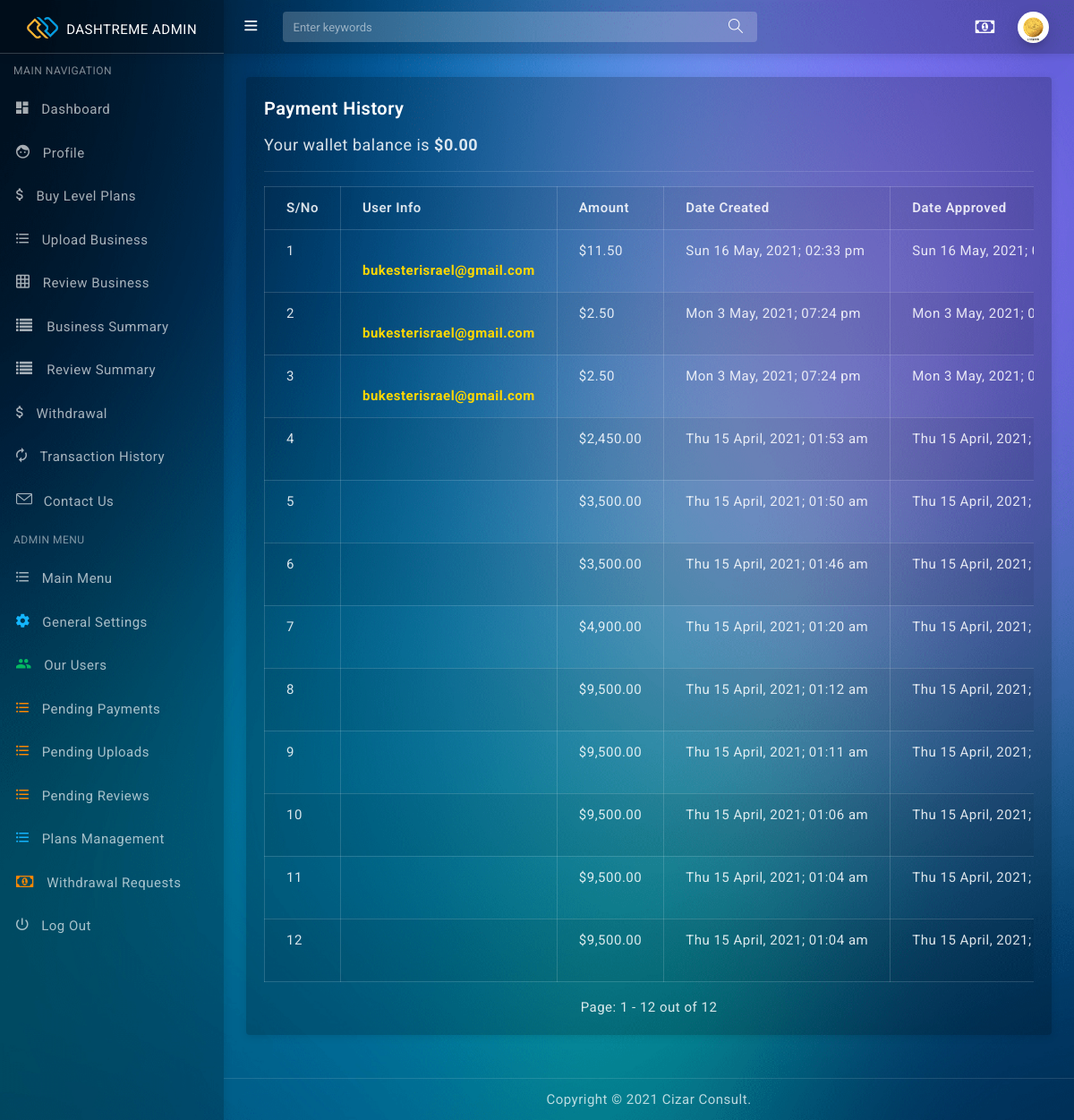
The app's page /dashboard/paymenthistory.php (signed in) with its own data.
### tables this page shows
CREATE TABLE `users` (
  `id` int(255) NOT NULL,
  `usertype` varchar(255) NOT NULL DEFAULT '0' COMMENT 'user, moderator or admin',
  `usercode` varchar(255) NOT NULL,
  `fullname` varchar(255) NOT NULL,
  `username` varchar(255) NOT NULL,
  `email` varchar(255) NOT NULL,
  `password` varchar(255) NOT NULL,
  `avatar` varchar(255) NOT NULL,
  `phone` varchar(255) DEFAULT NULL,
  `edt_address` varchar(255) DEFAULT NULL,
  `btc_address` varchar(255) DEFAULT NULL,
  `eth_address` varchar(255) DEFAULT NULL,
  `trx_address` varchar(255) DEFAULT NULL,
  `paypal_address` varchar(255) DEFAULT NULL,
  `account_name` varchar(255) DEFAULT NULL,
  `account_no` varchar(255) DEFAULT NULL,
  `bank_name` varchar(255) DEFAULT NULL,
  `address` varchar(255) DEFAULT NULL,
  `city` varchar(255) DEFAULT NULL,
  `state` varchar(255) DEFAULT NULL,
  `country` varchar(255) DEFAULT NULL,
  `activation` varchar(255) DEFAULT NULL,
  `planID` varchar(255) NOT NULL DEFAULT '0',
  `status` varchar(255) NOT NULL DEFAULT '1' COMMENT '0 - banned or suspended\r\n1 - Active'
);

CREATE TABLE `wallet` (
  `id` int(255) NOT NULL,
  `clientID` varchar(255) NOT NULL,
  `eDT` decimal(20,2) NOT NULL,
  `usd` decimal(20,2) NOT NULL COMMENT 'dollars'
);

CREATE TABLE `payment` (
  `id` int(255) NOT NULL,
  `userid` varchar(255) NOT NULL,
  `amount` decimal(20,2) NOT NULL,
  `transaction_id` varchar(255) NOT NULL COMMENT 'Our own tx id',
  `walletID` varchar(255) NOT NULL COMMENT 'Only meant for payment using cryptos',
  `planID` int(255) NOT NULL,
  `status` int(255) NOT NULL DEFAULT 0,
  `attachment` varchar(255) DEFAULT NULL,
  `currency` varchar(255) NOT NULL DEFAULT 'edt',
  `dateCreated` varchar(255) NOT NULL,
  `dateUpdated` varchar(255) NOT NULL
);

### config.php (called while the page is built, shortened)
<?php
class Config
{
	public $host = "localhost";
    public $db_name = "naijabusiness";
    public $username = "root";
    public $password = "";
	public function __construct()
    {
        try
        {
            $this->con = new PDO("mysql:host=" . $this->host . ";dbname=" . $this->db_name, $this->username, $this->password);
        }
        catch(PDOException $exception)
        {
            $this->con = null;
            echo "Connection error: " . $exception->getMessage();
			die();
        }
    }
}
?>

### dashboard/paymenthistory.php (the view, shortened to what this page needs)
<?php
require "../action.php"; $action = new Action();
$userid = $_SESSION["username"];
if(empty($action->clientID($userid)) || !isset($userid)) {
    session_destroy();
    $action->redirect_to("../login");
} else {
	$userInfo = $action->clientInfo($userid);
}
$per_page = 20;
if(isset($_GET["currentpage"])) {
	$page = $_GET["currentpage"];
} else  {
	$page = 1;
}
$start_page = ($page-1) * $per_page;
?>
<!DOCTYPE html>
<html lang="en">
<head>
  <link href="assets/plugins/simplebar/css/simplebar.css" rel="stylesheet"/>
  <link href="assets/css/bootstrap.min.css" rel="stylesheet"/>
  <link href="assets/css/animate.css" rel="stylesheet" type="text/css"/>
  <link href="assets/css/icons.css" rel="stylesheet" type="text/css"/>
  <link href="assets/css/sidebar-menu.css" rel="stylesheet"/>
  <link href="assets/css/app-style.css" rel="stylesheet"/>
</head>
<body class="bg-theme bg-theme1">
 <div id="wrapper">
 <div id="wrapper">
   <?php echo $action->sideMenu($userid); ?>
<header class="topbar-nav">
 <nav class="navbar navbar-expand fixed-top">
  <ul class="navbar-nav mr-auto align-items-center">
    <li class="nav-item">
      <a class="nav-link toggle-menu" href="javascript:void();">
       <i class="icon-menu menu-icon"></i>
     </a>
    </li>
    <li class="nav-item">
      <form class="search-bar">
        <input type="text" class="form-control" placeholder="Enter keywords">
         <a href="javascript:void();"><i class="icon-magnifier"></i></a>
      </form>
    </li>
  </ul>
  <ul class="navbar-nav align-items-center right-nav-link">
    <li class="nav-item language">
      <a class="nav-link dropdown-toggle dropdown-toggle-nocaret waves-effect" data-toggle="dropdown" href="javascript:void();"><i class="fa fa-money"></i></a>
    </li>
    <li class="nav-item">
      <a class="nav-link dropdown-toggle dropdown-toggle-nocaret" data-toggle="dropdown" href="#">
        <span class="user-profile"><img src="../img/avatar/<?php echo $action->clientInfo($userid)['avatar'];?>" class="img-circle" alt="user avatar"></span>
      </a>
    </li>
  </ul>
</nav>
</header>
  <div class="content-wrapper">
    <div class="container-fluid">
    <div class="row mt-3">
      <div class="col-lg-12">
         <div class="card">
           <div class="card-body">
           <div class="card-title" style="font-size: 20px">Payment History</div>
           <p style="font-size: 18px;">Your wallet balance is <b>&dollar;<?php echo number_format($action->userWallet($userid)["usd"], 2);?></b></p>
           <hr>
			<div class="table-responsive">
				<table class="table table-bordered table-striped">
					<tr>
						<th>S/No</th>
						<th>User Info</th>
						<th>Amount</th>
						<th>Date Created</th>
						<th>Date Approved</th>
					</tr>
					<tr>
					 <?php $i = 1;
					   $loadTran = $action->query("select * from payment where (status!=5 and status!=0) order by id desc limit $start_page, $per_page"); $loadTran->execute();
					   while($loadTrans = $loadTran->fetch(PDO::FETCH_ASSOC)) {
					   ?>
						   <td><?php echo $i++;?></td>
						   <td>
							<?php echo $action->clientInfo($loadTrans["userid"])["fullname"];?> <br>
								<b style="color: gold"><?php echo $action->clientInfo($loadTrans["userid"])["email"];?></b> <br>
						   </td>
						   <td>&dollar;<?php echo number_format($loadTrans["amount"], 2);?></td>
						   <td><?php echo $loadTrans["dateCreated"];?></td>
							<td><?php echo $loadTrans["dateUpdated"];?></td>
					   </tr>
					   <?php } ?>
				</table>
				<div class="text-center" style="margin-top: 2%">
					<?php echo $action->paginate("", "select * from payment where (status!=5 and status!=0) order by id desc");?>
				</div>
         </div>
         </div>
      </div>
    </div>
    </div>
   </div>
	<footer class="footer">
      <div class="container">
        <div class="text-center">
          Copyright © 2021 Cizar Consult.
        </div>
      </div>
    </footer>
  </div>
</body>
</html>

### records on screen
users: id+avatar (picture), id.usd "0.00"
payment: userid.email "bukesterisrael@gmail.com", amount "11.50", dateCreated "Sun 16 May, 2021; 02:33 pm", dateUpdated "Sun 16 May, 2021;…"
payment: userid.email "bukesterisrael@gmail.com", amount "2.50", dateCreated "Mon 3 May, 2021; 07:24 pm", dateUpdated "Mon 3 May, 2021;…"
payment: userid.email "bukesterisrael@gmail.com", amount "2.50", dateCreated "Mon 3 May, 2021; 07:24 pm", dateUpdated "Mon 3 May, 2021;…"
payment: amount "2,450.00", dateCreated "Thu 15 April, 2021; 01:53 am", dateUpdated "Thu 15 April, 2021;…"
payment: amount "3,500.00", dateCreated "Thu 15 April, 2021; 01:50 am", dateUpdated "Thu 15 April, 2021;…"
payment: amount "3,500.00", dateCreated "Thu 15 April, 2021; 01:46 am", dateUpdated "Thu 15 April, 2021;…"
payment: amount "4,900.00", dateCreated "Thu 15 April, 2021; 01:20 am", dateUpdated "Thu 15 April, 2021;…"
payment: amount "9,500.00", dateCreated "Thu 15 April, 2021; 01:12 am", dateUpdated "Thu 15 April, 2021;…"
payment: amount "9,500.00", dateCreated "Thu 15 April, 2021; 01:11 am", dateUpdated "Thu 15 April, 2021;…"
payment: amount "9,500.00", dateCreated "Thu 15 April, 2021; 01:06 am", dateUpdated "Thu 15 April, 2021;…"
payment: amount "9,500.00", dateCreated "Thu 15 April, 2021; 01:04 am", dateUpdated "Thu 15 April, 2021;…"
payment: amount "9,500.00", dateCreated "Thu 15 April, 2021; 01:04 am", dateUpdated "Thu 15 April, 2021;…"

### other values on screen
$page "1"
$count "12"
